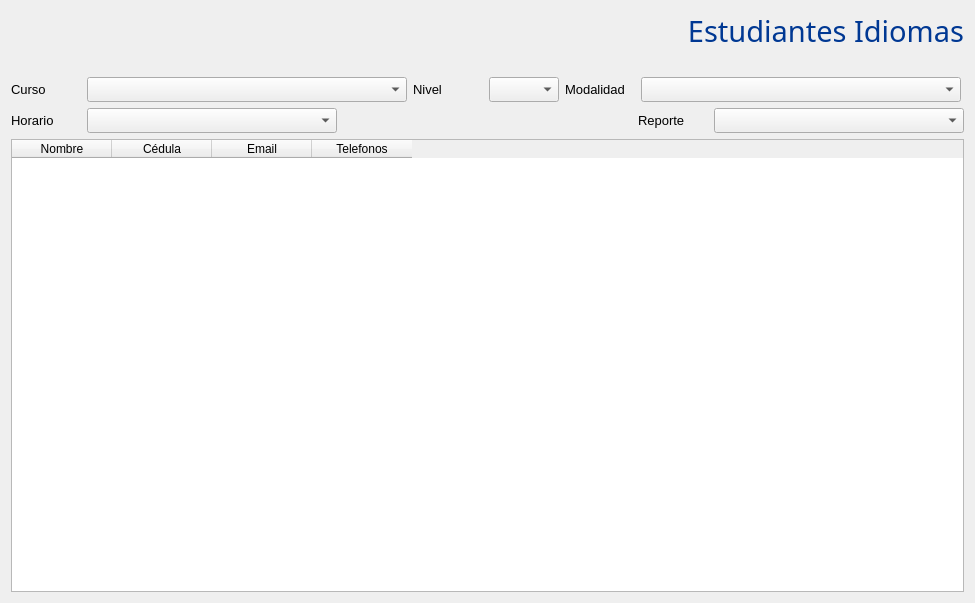
<?xml version="1.0" encoding="UTF-8"?>
<ui version="4.0">
 <class>mercadeo</class>
 <widget class="QWidget" name="mercadeo">
  <property name="geometry">
   <rect>
    <x>0</x>
    <y>0</y>
    <width>975</width>
    <height>603</height>
   </rect>
  </property>
  <property name="windowTitle">
   <string>Form</string>
  </property>
  <layout class="QVBoxLayout" name="verticalLayout">
   <item>
    <widget class="QLabel" name="titulo">
     <property name="font">
      <font>
       <family>Gill Sans MT</family>
       <pointsize>22</pointsize>
      </font>
     </property>
     <property name="styleSheet">
      <string notr="true">font: 22pt &quot;Gill Sans MT&quot;;
color: rgb(00,56,147);</string>
     </property>
     <property name="text">
      <string>Estudiantes Idiomas</string>
     </property>
     <property name="alignment">
      <set>Qt::AlignRight|Qt::AlignTrailing|Qt::AlignVCenter</set>
     </property>
    </widget>
   </item>
   <item>
    <spacer name="verticalSpacer">
     <property name="orientation">
      <enum>Qt::Vertical</enum>
     </property>
     <property name="sizeType">
      <enum>QSizePolicy::Minimum</enum>
     </property>
     <property name="sizeHint" stdset="0">
      <size>
       <width>20</width>
       <height>20</height>
      </size>
     </property>
    </spacer>
   </item>
   <item>
    <layout class="QHBoxLayout" name="horizontalLayout">
     <item>
      <widget class="QLabel" name="label_curso">
       <property name="minimumSize">
        <size>
         <width>70</width>
         <height>0</height>
        </size>
       </property>
       <property name="maximumSize">
        <size>
         <width>70</width>
         <height>16777215</height>
        </size>
       </property>
       <property name="font">
        <font>
         <pointsize>10</pointsize>
        </font>
       </property>
       <property name="text">
        <string>Curso</string>
       </property>
      </widget>
     </item>
     <item>
      <widget class="QComboBox" name="curso">
       <property name="minimumSize">
        <size>
         <width>320</width>
         <height>25</height>
        </size>
       </property>
       <property name="maximumSize">
        <size>
         <width>320</width>
         <height>25</height>
        </size>
       </property>
      </widget>
     </item>
     <item>
      <widget class="QLabel" name="label_nivel">
       <property name="minimumSize">
        <size>
         <width>70</width>
         <height>0</height>
        </size>
       </property>
       <property name="maximumSize">
        <size>
         <width>70</width>
         <height>16777215</height>
        </size>
       </property>
       <property name="font">
        <font>
         <pointsize>10</pointsize>
        </font>
       </property>
       <property name="text">
        <string>Nivel</string>
       </property>
      </widget>
     </item>
     <item>
      <widget class="QComboBox" name="nivel">
       <property name="minimumSize">
        <size>
         <width>0</width>
         <height>25</height>
        </size>
       </property>
       <property name="maximumSize">
        <size>
         <width>70</width>
         <height>16777215</height>
        </size>
       </property>
      </widget>
     </item>
     <item>
      <widget class="QLabel" name="label_mod">
       <property name="minimumSize">
        <size>
         <width>70</width>
         <height>0</height>
        </size>
       </property>
       <property name="maximumSize">
        <size>
         <width>70</width>
         <height>16777215</height>
        </size>
       </property>
       <property name="font">
        <font>
         <pointsize>10</pointsize>
        </font>
       </property>
       <property name="text">
        <string>Modalidad</string>
       </property>
      </widget>
     </item>
     <item>
      <widget class="QComboBox" name="modalidad">
       <property name="minimumSize">
        <size>
         <width>320</width>
         <height>25</height>
        </size>
       </property>
       <property name="maximumSize">
        <size>
         <width>320</width>
         <height>16777215</height>
        </size>
       </property>
      </widget>
     </item>
     <item>
      <spacer name="horizontalSpacer_2">
       <property name="orientation">
        <enum>Qt::Horizontal</enum>
       </property>
       <property name="sizeType">
        <enum>QSizePolicy::Expanding</enum>
       </property>
       <property name="sizeHint" stdset="0">
        <size>
         <width>40</width>
         <height>20</height>
        </size>
       </property>
      </spacer>
     </item>
    </layout>
   </item>
   <item>
    <layout class="QHBoxLayout" name="horizontalLayout_2">
     <item>
      <widget class="QLabel" name="label_horario">
       <property name="minimumSize">
        <size>
         <width>70</width>
         <height>0</height>
        </size>
       </property>
       <property name="maximumSize">
        <size>
         <width>70</width>
         <height>16777215</height>
        </size>
       </property>
       <property name="font">
        <font>
         <pointsize>10</pointsize>
        </font>
       </property>
       <property name="text">
        <string>Horario</string>
       </property>
      </widget>
     </item>
     <item>
      <widget class="QComboBox" name="horario">
       <property name="minimumSize">
        <size>
         <width>250</width>
         <height>25</height>
        </size>
       </property>
       <property name="maximumSize">
        <size>
         <width>250</width>
         <height>16777215</height>
        </size>
       </property>
      </widget>
     </item>
     <item>
      <spacer name="horizontalSpacer">
       <property name="orientation">
        <enum>Qt::Horizontal</enum>
       </property>
       <property name="sizeHint" stdset="0">
        <size>
         <width>40</width>
         <height>20</height>
        </size>
       </property>
      </spacer>
     </item>
     <item>
      <widget class="QLabel" name="label_5">
       <property name="minimumSize">
        <size>
         <width>70</width>
         <height>0</height>
        </size>
       </property>
       <property name="maximumSize">
        <size>
         <width>70</width>
         <height>16777215</height>
        </size>
       </property>
       <property name="font">
        <font>
         <pointsize>10</pointsize>
        </font>
       </property>
       <property name="text">
        <string>Reporte</string>
       </property>
      </widget>
     </item>
     <item>
      <widget class="QComboBox" name="reporte">
       <property name="minimumSize">
        <size>
         <width>250</width>
         <height>25</height>
        </size>
       </property>
       <property name="maximumSize">
        <size>
         <width>250</width>
         <height>16777215</height>
        </size>
       </property>
      </widget>
     </item>
    </layout>
   </item>
   <item>
    <widget class="QTableWidget" name="tabla">
     <column>
      <property name="text">
       <string>Nombre</string>
      </property>
     </column>
     <column>
      <property name="text">
       <string>Cédula</string>
      </property>
     </column>
     <column>
      <property name="text">
       <string>Email</string>
      </property>
     </column>
     <column>
      <property name="text">
       <string>Telefonos</string>
      </property>
     </column>
    </widget>
   </item>
  </layout>
 </widget>
 <resources/>
 <connections/>
</ui>
